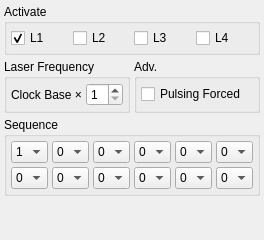
  <widget class="QDockWidget" name="dockWidget_laser">
   <property name="sizePolicy">
    <sizepolicy hsizetype="Preferred" vsizetype="Minimum">
     <horstretch>0</horstretch>
     <verstretch>0</verstretch>
    </sizepolicy>
   </property>
   <property name="windowTitle">
    <string>Laser configuration</string>
   </property>
   <attribute name="dockWidgetArea">
    <number>2</number>
   </attribute>
   <widget class="QWidget" name="dockWidgetContents_13">
    <layout class="QGridLayout" name="gridLayout_42">
     <property name="leftMargin">
      <number>4</number>
     </property>
     <property name="topMargin">
      <number>4</number>
     </property>
     <property name="rightMargin">
      <number>4</number>
     </property>
     <property name="bottomMargin">
      <number>4</number>
     </property>
     <property name="spacing">
      <number>4</number>
     </property>
     <item row="0" column="0" colspan="2">
      <widget class="QGroupBox" name="groupBox_3">
       <property name="sizePolicy">
        <sizepolicy hsizetype="Minimum" vsizetype="Minimum">
         <horstretch>0</horstretch>
         <verstretch>0</verstretch>
        </sizepolicy>
       </property>
       <property name="title">
        <string>Activate</string>
       </property>
       <layout class="QGridLayout" name="gridLayout_75">
        <property name="leftMargin">
         <number>4</number>
        </property>
        <property name="topMargin">
         <number>4</number>
        </property>
        <property name="rightMargin">
         <number>4</number>
        </property>
        <property name="bottomMargin">
         <number>4</number>
        </property>
        <property name="spacing">
         <number>4</number>
        </property>
        <item row="0" column="0">
         <widget class="QCheckBox" name="checkBox_laser0">
          <property name="text">
           <string>L1</string>
          </property>
          <property name="checked">
           <bool>true</bool>
          </property>
         </widget>
        </item>
        <item row="0" column="2">
         <widget class="QCheckBox" name="checkBox_laser2">
          <property name="text">
           <string>L3</string>
          </property>
         </widget>
        </item>
        <item row="0" column="1">
         <widget class="QCheckBox" name="checkBox_laser1">
          <property name="text">
           <string>L2</string>
          </property>
         </widget>
        </item>
        <item row="0" column="3">
         <widget class="QCheckBox" name="checkBox_laser3">
          <property name="text">
           <string>L4</string>
          </property>
         </widget>
        </item>
       </layout>
      </widget>
     </item>
     <item row="1" column="1">
      <widget class="QGroupBox" name="groupBox_17">
       <property name="title">
        <string>Adv.</string>
       </property>
       <layout class="QGridLayout" name="gridLayout_88">
        <property name="leftMargin">
         <number>4</number>
        </property>
        <property name="topMargin">
         <number>4</number>
        </property>
        <property name="rightMargin">
         <number>4</number>
        </property>
        <property name="bottomMargin">
         <number>4</number>
        </property>
        <property name="spacing">
         <number>4</number>
        </property>
        <item row="0" column="0">
         <widget class="QCheckBox" name="checkBox_pulsing_forced">
          <property name="text">
           <string>Pulsing Forced</string>
          </property>
         </widget>
        </item>
       </layout>
      </widget>
     </item>
     <item row="1" column="0">
      <widget class="QGroupBox" name="groupBox_7">
       <property name="title">
        <string>Laser Frequency</string>
       </property>
       <layout class="QGridLayout" name="gridLayout_7">
        <property name="leftMargin">
         <number>4</number>
        </property>
        <property name="topMargin">
         <number>4</number>
        </property>
        <property name="rightMargin">
         <number>4</number>
        </property>
        <property name="bottomMargin">
         <number>4</number>
        </property>
        <property name="spacing">
         <number>4</number>
        </property>
        <item row="0" column="1">
         <widget class="QSpinBox" name="spinBox_clk_base_multiplier">
          <property name="sizePolicy">
           <sizepolicy hsizetype="Minimum" vsizetype="Fixed">
            <horstretch>0</horstretch>
            <verstretch>0</verstretch>
           </sizepolicy>
          </property>
          <property name="minimum">
           <number>1</number>
          </property>
          <property name="maximum">
           <number>6</number>
          </property>
         </widget>
        </item>
        <item row="0" column="0">
         <widget class="QLabel" name="label_120">
          <property name="sizePolicy">
           <sizepolicy hsizetype="Minimum" vsizetype="Preferred">
            <horstretch>0</horstretch>
            <verstretch>0</verstretch>
           </sizepolicy>
          </property>
          <property name="text">
           <string>Clock Base ×</string>
          </property>
         </widget>
        </item>
       </layout>
      </widget>
     </item>
     <item row="2" column="0" colspan="2">
      <widget class="QGroupBox" name="groupBox_6">
       <property name="sizePolicy">
        <sizepolicy hsizetype="Preferred" vsizetype="Minimum">
         <horstretch>0</horstretch>
         <verstretch>0</verstretch>
        </sizepolicy>
       </property>
       <property name="title">
        <string>Sequence</string>
       </property>
       <layout class="QGridLayout" name="gridLayout_41">
        <property name="leftMargin">
         <number>4</number>
        </property>
        <property name="topMargin">
         <number>4</number>
        </property>
        <property name="rightMargin">
         <number>4</number>
        </property>
        <property name="bottomMargin">
         <number>4</number>
        </property>
        <property name="spacing">
         <number>4</number>
        </property>
        <item row="0" column="4">
         <widget class="QComboBox" name="comboLaserSeq_3">
          <property name="sizePolicy">
           <sizepolicy hsizetype="Minimum" vsizetype="Fixed">
            <horstretch>0</horstretch>
            <verstretch>0</verstretch>
           </sizepolicy>
          </property>
          <item>
           <property name="text">
            <string>0</string>
           </property>
          </item>
          <item>
           <property name="text">
            <string>1</string>
           </property>
          </item>
          <item>
           <property name="text">
            <string>2</string>
           </property>
          </item>
          <item>
           <property name="text">
            <string>3</string>
           </property>
          </item>
          <item>
           <property name="text">
            <string>4</string>
           </property>
          </item>
         </widget>
        </item>
        <item row="1" column="6">
         <widget class="QComboBox" name="comboLaserSeq_11">
          <property name="sizePolicy">
           <sizepolicy hsizetype="Minimum" vsizetype="Fixed">
            <horstretch>0</horstretch>
            <verstretch>0</verstretch>
           </sizepolicy>
          </property>
          <item>
           <property name="text">
            <string>0</string>
           </property>
          </item>
          <item>
           <property name="text">
            <string>1</string>
           </property>
          </item>
          <item>
           <property name="text">
            <string>2</string>
           </property>
          </item>
          <item>
           <property name="text">
            <string>3</string>
           </property>
          </item>
          <item>
           <property name="text">
            <string>4</string>
           </property>
          </item>
         </widget>
        </item>
        <item row="1" column="4">
         <widget class="QComboBox" name="comboLaserSeq_9">
          <property name="sizePolicy">
           <sizepolicy hsizetype="Minimum" vsizetype="Fixed">
            <horstretch>0</horstretch>
            <verstretch>0</verstretch>
           </sizepolicy>
          </property>
          <item>
           <property name="text">
            <string>0</string>
           </property>
          </item>
          <item>
           <property name="text">
            <string>1</string>
           </property>
          </item>
          <item>
           <property name="text">
            <string>2</string>
           </property>
          </item>
          <item>
           <property name="text">
            <string>3</string>
           </property>
          </item>
          <item>
           <property name="text">
            <string>4</string>
           </property>
          </item>
         </widget>
        </item>
        <item row="1" column="2">
         <widget class="QComboBox" name="comboLaserSeq_8">
          <property name="sizePolicy">
           <sizepolicy hsizetype="Minimum" vsizetype="Fixed">
            <horstretch>0</horstretch>
            <verstretch>0</verstretch>
           </sizepolicy>
          </property>
          <item>
           <property name="text">
            <string>0</string>
           </property>
          </item>
          <item>
           <property name="text">
            <string>1</string>
           </property>
          </item>
          <item>
           <property name="text">
            <string>2</string>
           </property>
          </item>
          <item>
           <property name="text">
            <string>3</string>
           </property>
          </item>
          <item>
           <property name="text">
            <string>4</string>
           </property>
          </item>
         </widget>
        </item>
        <item row="1" column="5">
         <widget class="QComboBox" name="comboLaserSeq_10">
          <property name="sizePolicy">
           <sizepolicy hsizetype="Minimum" vsizetype="Fixed">
            <horstretch>0</horstretch>
            <verstretch>0</verstretch>
           </sizepolicy>
          </property>
          <item>
           <property name="text">
            <string>0</string>
           </property>
          </item>
          <item>
           <property name="text">
            <string>1</string>
           </property>
          </item>
          <item>
           <property name="text">
            <string>2</string>
           </property>
          </item>
          <item>
           <property name="text">
            <string>3</string>
           </property>
          </item>
          <item>
           <property name="text">
            <string>4</string>
           </property>
          </item>
         </widget>
        </item>
        <item row="0" column="1">
         <widget class="QComboBox" name="comboLaserSeq_1">
          <property name="sizePolicy">
           <sizepolicy hsizetype="Minimum" vsizetype="Fixed">
            <horstretch>0</horstretch>
            <verstretch>0</verstretch>
           </sizepolicy>
          </property>
          <property name="currentIndex">
           <number>1</number>
          </property>
          <item>
           <property name="text">
            <string>0</string>
           </property>
          </item>
          <item>
           <property name="text">
            <string>1</string>
           </property>
          </item>
          <item>
           <property name="text">
            <string>2</string>
           </property>
          </item>
          <item>
           <property name="text">
            <string>3</string>
           </property>
          </item>
          <item>
           <property name="text">
            <string>4</string>
           </property>
          </item>
         </widget>
        </item>
        <item row="0" column="2">
         <widget class="QComboBox" name="comboLaserSeq_2">
          <property name="sizePolicy">
           <sizepolicy hsizetype="Minimum" vsizetype="Fixed">
            <horstretch>0</horstretch>
            <verstretch>0</verstretch>
           </sizepolicy>
          </property>
          <item>
           <property name="text">
            <string>0</string>
           </property>
          </item>
          <item>
           <property name="text">
            <string>1</string>
           </property>
          </item>
          <item>
           <property name="text">
            <string>2</string>
           </property>
          </item>
          <item>
           <property name="text">
            <string>3</string>
           </property>
          </item>
          <item>
           <property name="text">
            <string>4</string>
           </property>
          </item>
         </widget>
        </item>
        <item row="0" column="7">
         <widget class="QComboBox" name="comboLaserSeq_6">
          <property name="sizePolicy">
           <sizepolicy hsizetype="Minimum" vsizetype="Fixed">
            <horstretch>0</horstretch>
            <verstretch>0</verstretch>
           </sizepolicy>
          </property>
          <item>
           <property name="text">
            <string>0</string>
           </property>
          </item>
          <item>
           <property name="text">
            <string>1</string>
           </property>
          </item>
          <item>
           <property name="text">
            <string>2</string>
           </property>
          </item>
          <item>
           <property name="text">
            <string>3</string>
           </property>
          </item>
          <item>
           <property name="text">
            <string>4</string>
           </property>
          </item>
         </widget>
        </item>
        <item row="1" column="1">
         <widget class="QComboBox" name="comboLaserSeq_7">
          <property name="sizePolicy">
           <sizepolicy hsizetype="Minimum" vsizetype="Fixed">
            <horstretch>0</horstretch>
            <verstretch>0</verstretch>
           </sizepolicy>
          </property>
          <item>
           <property name="text">
            <string>0</string>
           </property>
          </item>
          <item>
           <property name="text">
            <string>1</string>
           </property>
          </item>
          <item>
           <property name="text">
            <string>2</string>
           </property>
          </item>
          <item>
           <property name="text">
            <string>3</string>
           </property>
          </item>
          <item>
           <property name="text">
            <string>4</string>
           </property>
          </item>
         </widget>
        </item>
        <item row="0" column="6">
         <widget class="QComboBox" name="comboLaserSeq_5">
          <property name="sizePolicy">
           <sizepolicy hsizetype="Minimum" vsizetype="Fixed">
            <horstretch>0</horstretch>
            <verstretch>0</verstretch>
           </sizepolicy>
          </property>
          <item>
           <property name="text">
            <string>0</string>
           </property>
          </item>
          <item>
           <property name="text">
            <string>1</string>
           </property>
          </item>
          <item>
           <property name="text">
            <string>2</string>
           </property>
          </item>
          <item>
           <property name="text">
            <string>3</string>
           </property>
          </item>
          <item>
           <property name="text">
            <string>4</string>
           </property>
          </item>
         </widget>
        </item>
        <item row="1" column="7">
         <widget class="QComboBox" name="comboLaserSeq_12">
          <property name="sizePolicy">
           <sizepolicy hsizetype="Minimum" vsizetype="Fixed">
            <horstretch>0</horstretch>
            <verstretch>0</verstretch>
           </sizepolicy>
          </property>
          <item>
           <property name="text">
            <string>0</string>
           </property>
          </item>
          <item>
           <property name="text">
            <string>1</string>
           </property>
          </item>
          <item>
           <property name="text">
            <string>2</string>
           </property>
          </item>
          <item>
           <property name="text">
            <string>3</string>
           </property>
          </item>
          <item>
           <property name="text">
            <string>4</string>
           </property>
          </item>
         </widget>
        </item>
        <item row="0" column="5">
         <widget class="QComboBox" name="comboLaserSeq_4">
          <property name="sizePolicy">
           <sizepolicy hsizetype="Minimum" vsizetype="Fixed">
            <horstretch>0</horstretch>
            <verstretch>0</verstretch>
           </sizepolicy>
          </property>
          <item>
           <property name="text">
            <string>0</string>
           </property>
          </item>
          <item>
           <property name="text">
            <string>1</string>
           </property>
          </item>
          <item>
           <property name="text">
            <string>2</string>
           </property>
          </item>
          <item>
           <property name="text">
            <string>3</string>
           </property>
          </item>
          <item>
           <property name="text">
            <string>4</string>
           </property>
          </item>
         </widget>
        </item>
       </layout>
      </widget>
     </item>
     <item row="3" column="0" colspan="2">
      <spacer name="verticalSpacer_19">
       <property name="orientation">
        <enum>Qt::Orientation::Vertical</enum>
       </property>
       <property name="sizeHint" stdset="0">
        <size>
         <width>20</width>
         <height>40</height>
        </size>
       </property>
      </spacer>
     </item>
    </layout>
   </widget>
  </widget>
